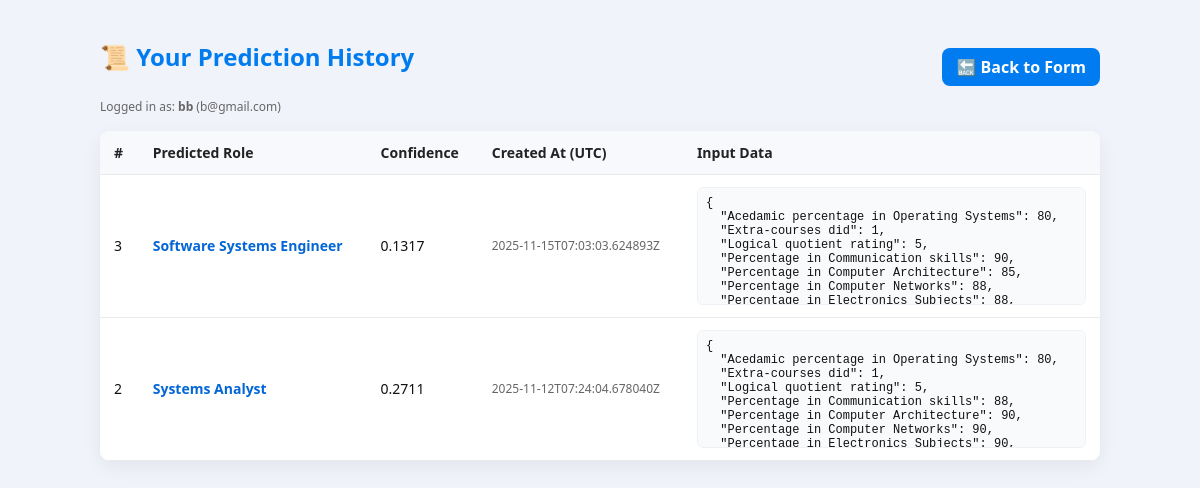
/history (signed in), run on an earlier commit of the app's database.
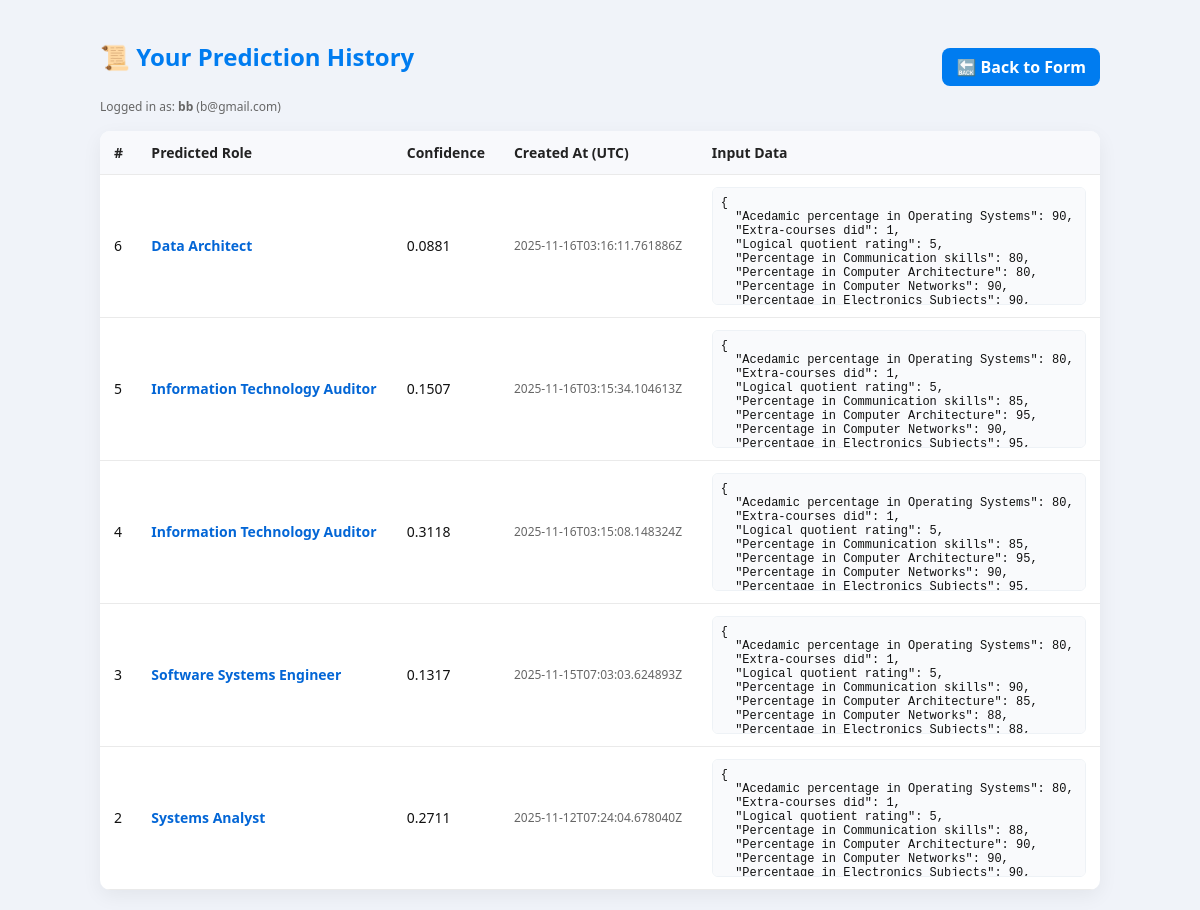
And on a later commit of the database.
### tables this page shows
CREATE TABLE predictions (
            id INTEGER PRIMARY KEY AUTOINCREMENT,
            user_id INTEGER NULL,
            input_json TEXT NOT NULL,
            predicted_role TEXT,
            confidence REAL,
            created_at TEXT NOT NULL,
            FOREIGN KEY (user_id) REFERENCES users(id)
        );

### app.py (the view)
@app.route("/history")
def history():
    user = session.get("user")
    if not user:
        session["show_login"] = True
        return redirect(url_for("home"))
    user_id = user["id"]
    items = get_user_predictions(user_id, limit=500)
    return render_template("history.html", user=user, items=items)

### app.py (called while the page is built)
def get_conn():
    os.makedirs(os.path.dirname(DB_PATH), exist_ok=True)
    conn = sqlite3.connect(DB_PATH, timeout=30, check_same_thread=False)
    try:
        cur = conn.cursor()
        try:
            cur.execute("PRAGMA journal_mode=WAL;")
            cur.execute("PRAGMA synchronous=NORMAL;")
        except Exception:
            pass
        finally:
            cur.close()
    except Exception:
        pass
    return conn

def get_user_predictions(user_id, limit=200):
    items = []
    with get_conn() as conn:
        c = conn.cursor()
        c.execute("SELECT id, input_json, predicted_role, confidence, created_at FROM predictions WHERE user_id = ? ORDER BY id DESC LIMIT ?",
                  (user_id, limit))
        rows = c.fetchall()
    for r in rows:
        _id, input_json, predicted_role, confidence, created_at = r
        try:
            inp = json.loads(input_json)
        except Exception:
            inp = {"raw": input_json}
        items.append({
            "id": _id,
            "input": inp,
            "predicted_role": predicted_role,
            "confidence": confidence,
            "created_at": created_at
        })
    return items

### templates/history.html (shortened to what this page needs)
<!DOCTYPE html>
<html lang="en">
<head>
</head>
<body>
  <div class="wrap">
    <div class="topbar">
      <div>
        <h2>📜 Your Prediction History</h2>
        <div class="meta">Logged in as: <strong>{{ user.username }}</strong> ({{ user.email }})</div>
      </div>
      <div>
        <a class="btn" href="{{ url_for('index') }}">🔙 Back to Form</a>
      </div>
    </div>
    {% if items and items|length > 0 %}
    <table>
      <thead>
        <tr>
          <th>#</th>
          <th>Predicted Role</th>
          <th>Confidence</th>
          <th>Created At (UTC)</th>
          <th>Input Data</th>
        </tr>
      </thead>
      <tbody>
        {% for it in items %}
        <tr>
          <td data-label="#"> {{ it.id }} </td>
          <td data-label="Role"> <strong style="color:#0366d6;">{{ it.predicted_role }}</strong> </td>
          <td data-label="Confidence"> {% if it.confidence %}{{ "%.4f"|format(it.confidence) }}{% else %}-{% endif %} </td>
          <td data-label="Time" class="meta">{{ it.created_at }}</td>
          <td data-label="Input"><pre>{{ it.input | tojson(indent=2) }}</pre></td>
        </tr>
        {% endfor %}
      </tbody>
    </table>
    {% else %}
      <p style="text-align:center; color:#555; margin-top:30px;">
        💤 No predictions yet. Go to <a href="{{ url_for('index') }}">Career Form</a> to make your first prediction!
      </p>
    {% endif %}
  </div>
</body>
</html>

### templates/history.html (style rules this page uses)
body { font-family: 'Segoe UI', Arial, sans-serif; background: #f0f3f9; margin: 0; padding: 20px; color: #111; }
.wrap { max-width: 1000px; margin: 0 auto; }
h2 { text-align: center; color: #007cf0; margin-bottom: 25px; }
table { width: 100%; border-collapse: collapse; background: white; border-radius: 10px; box-shadow: 0 6px 20px rgba(0, 0, 0, 0.06); overflow: hidden; }
th, td { padding: 12px 14px; border-bottom: 1px solid #eaeaea; text-align: left; font-size: 14px; }
th { background: #f8f9fc; font-weight: bold; color: #222; }
pre { margin: 0; background: #f9fafc; border: 1px solid #eef2f6; border-radius: 6px; padding: 8px; font-size: 12px; max-height: 100px; overflow: auto; white-space: pre-wrap; }
.topbar { display: flex; justify-content: space-between; align-items: center; margin-bottom: 16px; }
.btn { background: #007cf0; color: #fff; padding: 8px 14px; border: none; border-radius: 8px; cursor: pointer; text-decoration: none; font-weight: 600; }
.meta { font-size: 12px; color: #666; }

What changed in the data, as far as the page shows it:
added predictions: id "6", predicted_role "Data Architect", confidence "0.0881", created_at "2025-11-16T03:16:11.761886Z", input|tojson "{ \"Acedamic percentage in Operating Systems\": 90, \"Extra-courses did\": 1, \"Logical quotient rating\": 5, \"Percentage in Communication skills\": 80, \"Percentage in Computer Architecture\": 80, \"Percentage in Computer Networks\": 90, \"Percentage in Electronics Subjects\": 90,…"
added predictions: id "5", predicted_role "Information Technology Auditor", confidence "0.1507", created_at "2025-11-16T03:15:34.104613Z", input|tojson "{ \"Acedamic percentage in Operating Systems\": 80, \"Extra-courses did\": 1, \"Logical quotient rating\": 5, \"Percentage in Communication skills\": 85, \"Percentage in Computer Architecture\": 95, \"Percentage in Computer Networks\": 90, \"Percentage in Electronics Subjects\": 95,…"
added predictions: id "4", predicted_role "Information Technology Auditor", confidence "0.3118", created_at "2025-11-16T03:15:08.148324Z", input|tojson "{ \"Acedamic percentage in Operating Systems\": 80, \"Extra-courses did\": 1, \"Logical quotient rating\": 5, \"Percentage in Communication skills\": 85, \"Percentage in Computer Architecture\": 95, \"Percentage in Computer Networks\": 90, \"Percentage in Electronics Subjects\": 95,…"
